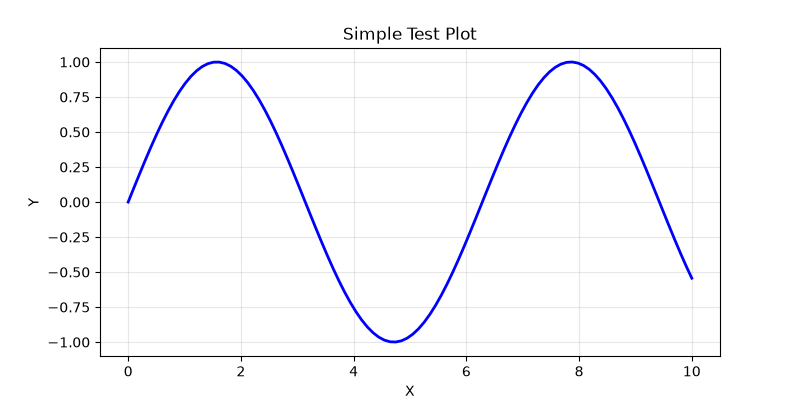

The Python source for this figure:
#!/usr/bin/env python3
import numpy as np
import matplotlib
matplotlib.use('Agg')
import matplotlib.pyplot as plt

print("Testing adaptive complexity environment...")

x = np.linspace(0, 10, 100)
y = np.sin(x)

plt.figure(figsize=(8, 4))
plt.plot(x, y, 'b-', linewidth=2)
plt.title('Simple Test Plot')
plt.xlabel('X')
plt.ylabel('Y')
plt.grid(True, alpha=0.3)
plt.savefig('test_plot.png')
print("Test plot saved.")
